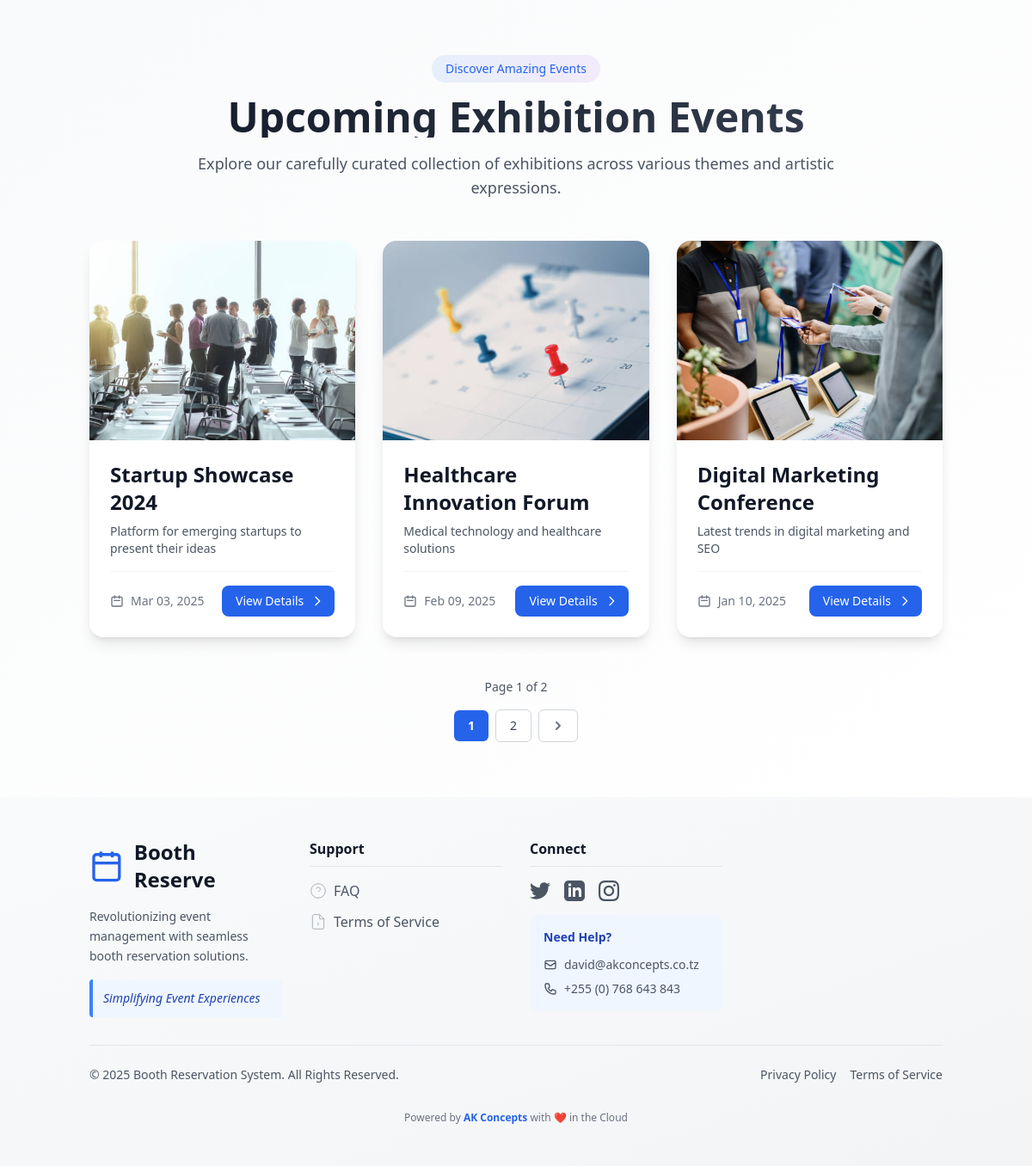
The page / on the database its author committed.
### reservations/models/event.py (models this page shows, shortened)
class Event(models.Model):
    title = models.CharField(max_length=200)
    standard_features = models.TextField(
        null=True,
        blank=True,
        help_text="Enter standard features, separated by commas (e.g., 'WiFi, Table, Chairs')"
    )
    premium_features = models.TextField(
        null=True,
        blank=True,
        help_text="Enter premium features, separated by commas (e.g., 'WiFi, VIP Table, Premium Chairs')"
    )
    description = models.TextField(null=True, blank=True)
    standard_price = models.DecimalField(max_digits=10, decimal_places=2, default=0)
    premium_price = models.DecimalField(max_digits=10, decimal_places=2, default=0)
    start_date = models.DateTimeField()
    end_date = models.DateTimeField()
    location = models.CharField(max_length=200)
    is_active = models.BooleanField(default=True)
    image = models.ImageField(upload_to='event_images/', null=True, blank=True)
    floor_plan_standard = models.ImageField(upload_to='floor_plans/', null=True, blank=True)
    floor_plan_premium = models.ImageField(upload_to='floor_plans/', null=True, blank=True)
    created_at = models.DateTimeField(auto_now_add=True)
    updated_at = models.DateTimeField(auto_now=True)
    class Meta:
        ordering = ['-start_date']
        verbose_name_plural = 'events'

### reservations/views/web.py (the view)
def events_list(request):
    if not request.user:
        return render(request, 'reservations/error.html', {
            'error_title': 'Access Denied',
            'error_message': 'Only administrators can access this page.',
            'error_details': 'Please contact your administrator if you need access.'
        }, status=403)
    try:
        events = Event.objects.order_by('-start_date')
        per_page = 3  # Increased items per page for grid layout
        paginator = Paginator(events, per_page)
        page = request.GET.get('page', 1)
        try:
            events_page = paginator.page(page)
        except PageNotAnInteger:
            events_page = paginator.page(1)
        except EmptyPage:
            events_page = paginator.page(paginator.num_pages)
        pagination_info = {
            'has_other_pages': events_page.has_other_pages(),
            'current_page': events_page.number,
            'total_pages': paginator.num_pages,
            'page_range': paginator.page_range,
            'has_previous': events_page.has_previous(),
            'has_next': events_page.has_next(),
            'previous_page': events_page.previous_page_number() if events_page.has_previous() else None,
            'next_page': events_page.next_page_number() if events_page.has_next() else None,
        }
        context = {
            'events': events_page,
            'pagination': pagination_info
        }
        return render(request, 'reservations/events_list.html', context)
    except Exception as e:
        return render(request, 'reservations/error.html', {
            'error_title': 'Server Error',
            'error_message': 'An error occurred while processing your request.',
            'error_details': str(e)
        }, status=500)

### reservations/templates/reservations/events_list.html (shortened to what this page needs)
{% extends 'reservations/base.html' %}
{% block content %}
<div class="min-h-screen bg-gradient-to-br from-gray-50 to-white dark:from-gray-900 dark:to-gray-800 transition-colors duration-300">
    <div class="container mx-auto px-4 py-16">
        <div class="max-w-8xl mx-auto">
            <div class="text-center mb-12 space-y-4">
                <span class="inline-flex items-center px-4 py-1.5 rounded-full text-sm font-medium bg-gradient-to-r from-blue-500/10 to-purple-500/10 dark:from-blue-400/20 dark:to-purple-400/20 text-blue-600 dark:text-blue-300">
                    Discover Amazing Events
                </span>
                <h2 class="text-4xl sm:text-5xl font-extrabold bg-clip-text text-transparent bg-gradient-to-r from-gray-900 to-gray-700 dark:from-white dark:to-gray-300">
                </h2>
                <p class="text-lg text-gray-600 dark:text-gray-400 max-w-3xl mx-auto">
                    Explore our carefully curated collection of exhibitions across various themes and artistic expressions.
                </p>
            </div>
            <div class="grid grid-cols-1 md:grid-cols-2 lg:grid-cols-3 gap-8">
                {% for event in events %}
                <div class="group relative bg-white dark:bg-gray-800 rounded-2xl overflow-hidden shadow-lg hover:shadow-2xl transform hover:-translate-y-2 transition-all duration-300">
                    {% if event.image %}
                    <div class="relative overflow-hidden aspect-[4/3]">
                        <img
                            src="{{ event.image.url }}"
                            alt="{{ event.title }}"
                            class="w-full h-full object-cover transition-transform duration-500 group-hover:scale-110"
                            loading="lazy"
                        >
                    </div>
                    {% endif %}
                    <div class="p-6 space-y-4">
                        <div class="space-y-2">
                            <h3 class="text-2xl font-bold text-gray-900 dark:text-white line-clamp-2 group-hover:text-blue-600 dark:group-hover:text-blue-400 transition-colors">
                                {{ event.title }}
                            </h3>
                            <p class="text-gray-600 dark:text-gray-300 text-sm line-clamp-3">
                                {{ event.description|truncatewords:15 }}
                            </p>
                        </div>
                        <div class="pt-4 flex items-center justify-between border-t border-gray-100 dark:border-gray-700">
                            <div class="text-sm text-gray-500 dark:text-gray-400 flex items-center space-x-2">
                                <svg class="w-4 h-4" fill="none" stroke="currentColor" viewBox="0 0 24 24">
                                    <path stroke-linecap="round" stroke-linejoin="round" stroke-width="2" d="M8 7V3m8 4V3m-9 8h10M5 21h14a2 2 0 002-2V7a2 2 0 00-2-2H5a2 2 0 00-2 2v12a2 2 0 002 2z"></path>
                                </svg>
                                <span>{{ event.start_date|date:"M d, Y" }}</span>
                            </div>
                            <a href="{% url 'reservations:event_details' event.id %}#exhibitors"
                               class="inline-flex items-center justify-center px-4 py-2 text-sm font-medium text-white bg-blue-600 dark:bg-blue-500 rounded-lg hover:bg-blue-700 dark:hover:bg-blue-600 transition-colors duration-200">
                                View Details
                                <svg class="w-4 h-4 ml-2 -mr-1" fill="none" stroke="currentColor" viewBox="0 0 24 24">
                                    <path stroke-linecap="round" stroke-linejoin="round" stroke-width="2" d="M9 5l7 7-7 7"></path>
                                </svg>
                            </a>
                        </div>
                    </div>
                </div>
                {% endfor %}
            </div>
            <div class="mt-12">
                {% if pagination.has_other_pages %}
                <div class="flex flex-col items-center space-y-4">
                    <p class="text-sm text-gray-600 dark:text-gray-400">
                        Page {{ pagination.current_page }} of {{ pagination.total_pages }}
                    </p>
                    <nav class="flex items-center justify-center space-x-2" aria-label="Pagination">
                        {% for num in pagination.page_range %}
                            {% if pagination.current_page == num %}
                            <span class="relative inline-flex items-center px-4 py-2 text-sm font-semibold text-white bg-blue-600 rounded-md shadow-sm">
                                {{ num }}
                            </span>
                            {% elif num > pagination.current_page|add:"-3" and num < pagination.current_page|add:"3" %}
                            <a href="?page={{ num }}"
                               class="relative inline-flex items-center px-4 py-2 text-sm font-medium text-gray-700 dark:text-gray-300 bg-white dark:bg-gray-800 border border-gray-300 dark:border-gray-700 rounded-md hover:bg-gray-50 dark:hover:bg-gray-700 transition-colors duration-200">
                                {{ num }}
                            </a>
                            {% endif %}
                        {% endfor %}
                        {% if pagination.has_next %}
                        <a href="?page={{ pagination.next_page }}"
                           class="relative inline-flex items-center px-3 py-2 text-sm font-medium text-gray-500 bg-white dark:bg-gray-800 border border-gray-300 dark:border-gray-700 rounded-md hover:bg-gray-50 dark:hover:bg-gray-700 transition-colors duration-200">
                            <svg class="w-5 h-5" viewBox="0 0 20 20" fill="currentColor">
                                <path fill-rule="evenodd" d="M7.293 14.707a1 1 0 010-1.414L10.586 10 7.293 6.707a1 1 0 011.414-1.414l4 4a1 1 0 010 1.414l-4 4a1 1 0 01-1.414 0z" clip-rule="evenodd" />
                            </svg>
                        </a>
                        {% endif %}
                    </nav>
                </div>
                {% endif %}
            </div>
        </div>
    </div>
</div>
{% endblock %}

### reservations/templates/reservations/base.html (shortened to what this page needs)
{% load static %}
<!DOCTYPE html>
<html lang="en">
<head>
    <link href="{% static 'css/output.css' %}" rel="stylesheet">
    <link rel="stylesheet" href="https://cdn.jsdelivr.net/npm/bootstrap-icons@1.10.0/font/bootstrap-icons.css">
    <link href="{% static 'css/styles.css' %}" rel="stylesheet">
</head>
<body >
    <section>
        {% block content %}{% endblock %}
    </section>
    {% include 'reservations/footer.html' %}
</body>
</html>

### reservations/templates/reservations/footer.html (shortened to what this page needs)
<footer class="bg-gradient-to-br from-gray-50 to-gray-100 dark:from-gray-900 dark:to-gray-800 py-12 shadow-lg transition-colors duration-300 z-40">
    <div class="container mx-auto px-4 space-y-8">
        <div class="grid md:grid-cols-4 gap-8">
            <div>
                <div class="flex items-center mb-4">
                    <h3 class="text-2xl font-bold text-gray-900 dark:text-white transition-colors">Booth Reserve</h3>
                </div>
                <p class="text-gray-600 dark:text-gray-300 text-sm leading-relaxed mb-4 transition-colors">
                    Revolutionizing event management with seamless booth reservation solutions.
                </p>
                <div class="bg-blue-50 dark:bg-blue-900/30 border-l-4 border-blue-500 p-3 rounded transition-colors">
                    <p class="text-sm text-blue-800 dark:text-blue-300 italic transition-colors">
                        Simplifying Event Experiences
                    </p>
                </div>
            </div>
            <div>
                <h5 class="font-semibold text-gray-900 dark:text-white mb-4 border-b border-gray-200 dark:border-gray-700 pb-2 transition-colors">Support</h5>
                <ul class="space-y-3">
                    <li>
                        <a href="#" class="text-gray-600 dark:text-gray-300 hover:text-blue-600 dark:hover:text-blue-400 transition-colors flex items-center group">
                            FAQ
                        </a>
                    </li>
                    <li>
                        <a href="#" class="text-gray-600 dark:text-gray-300 hover:text-blue-600 dark:hover:text-blue-400 transition-colors flex items-center group">
                            Terms of Service
                        </a>
                    </li>
                </ul>
            </div>
            <div>
                <h5 class="font-semibold text-gray-900 dark:text-white mb-4 border-b border-gray-200 dark:border-gray-700 pb-2 transition-colors">Connect</h5>
                <div class="flex space-x-4 mb-4">
                    <a href="#" class="text-gray-600 dark:text-gray-300 hover:text-blue-600 dark:hover:text-blue-400 transition-all transform hover:-translate-y-1">
                    </a>
                    <a href="#" class="text-gray-600 dark:text-gray-300 hover:text-blue-600 dark:hover:text-blue-400 transition-all transform hover:-translate-y-1">
                    </a>
                    <a href="#" class="text-gray-600 dark:text-gray-300 hover:text-blue-600 dark:hover:text-blue-400 transition-all transform hover:-translate-y-1">
                    </a>
                </div>
                <div class="bg-blue-50 dark:bg-blue-900/30 p-4 rounded-lg transition-colors hover:shadow-lg">
                    <h6 class="text-sm font-semibold text-blue-800 dark:text-blue-300 mb-3 transition-colors">
                        Need Help?
                    </h6>
                    <div class="space-y-2">
                        <a href="mailto:david@akconcepts.co.tz"
                           class="flex items-center text-sm text-gray-600 dark:text-gray-300 hover:text-blue-600 dark:hover:text-blue-400 transition-all">
                            <svg class="w-4 h-4 mr-2" fill="none" stroke="currentColor" viewBox="0 0 24 24">
                                <path stroke-linecap="round" stroke-linejoin="round" stroke-width="2"
                                      d="M3 8l7.89 5.26a2 2 0 002.22 0L21 8M5 19h14a2 2 0 002-2V7a2 2 0 00-2-2H5a2 2 0 00-2 2v10a2 2 0 002 2z"/>
                            </svg>
                            david@akconcepts.co.tz
                        </a>
                        <a href="tel:+255768643843"
                           class="flex items-center text-sm text-gray-600 dark:text-gray-300 hover:text-blue-600 dark:hover:text-blue-400 transition-all">
                            +255 (0) 768 643 843
                        </a>
                    </div>
                </div>
            </div>
        </div>
        <div class="border-t border-gray-200 dark:border-gray-700 pt-6 transition-colors">
            <div class="flex flex-col md:flex-row justify-between items-center">
                <p class="text-sm text-gray-600 dark:text-gray-300 mb-2 md:mb-0 transition-colors">
                   &copy; <script>document.write(new Date().getFullYear());</script> Booth Reservation System. All Rights Reserved.
                </p>
                <div class="flex space-x-4 text-sm text-gray-600 dark:text-gray-300 transition-colors">
                    <a href="#" class="hover:text-blue-600 dark:hover:text-blue-400 transition-colors">
                        Privacy Policy
                    </a>
                    <a href="#" class="hover:text-blue-600 dark:hover:text-blue-400 transition-colors">
                        Terms of Service
                    </a>
                </div>
            </div>
        </div>
        <div class="text-center mt-4">
            <p class="text-xs text-gray-500 dark:text-gray-400 transition-colors">
                Powered by
                <span class="font-semibold text-blue-600 dark:text-blue-400 transition-colors">AK Concepts</span>
                with ❤️ in the Cloud
            </p>
        </div>
    </div>
</footer>

### rows shown on the page
Event: image (picture), title "Startup Showcase 2024", description "Platform for emerging startups to present their ideas", start_date "Mar 03, 2025"
Event: image (picture), title "Healthcare Innovation Forum", description "Medical technology and healthcare solutions", start_date "Feb 09, 2025"
Event: image (picture), title "Digital Marketing Conference", description "Latest trends in digital marketing and SEO", start_date "Jan 10, 2025"

### other values the page prints
{{ pagination.current_page }} "1"
{{ pagination.total_pages }} "2"
{{ num }} "1"
{{ num }} "2"
